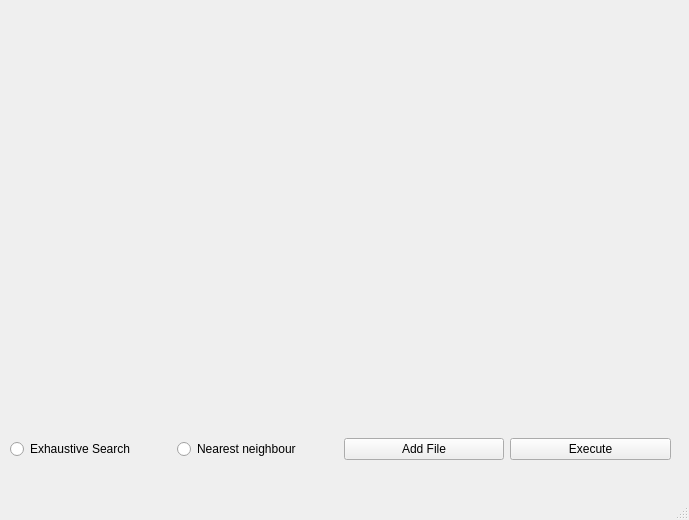
<?xml version="1.0" encoding="UTF-8"?>
<ui version="4.0">
 <class>MainWindow</class>
 <widget class="QMainWindow" name="MainWindow">
  <property name="geometry">
   <rect>
    <x>0</x>
    <y>0</y>
    <width>689</width>
    <height>520</height>
   </rect>
  </property>
  <property name="windowTitle">
   <string>MainWindow</string>
  </property>
  <widget class="QWidget" name="centralwidget">
   <widget class="QWidget" name="verticalLayoutWidget">
    <property name="geometry">
     <rect>
      <x>10</x>
      <y>-1</y>
      <width>661</width>
      <height>461</height>
     </rect>
    </property>
    <layout class="QVBoxLayout" name="vLay">
     <item>
      <widget class="QWidget" name="plot" native="true"/>
     </item>
     <item>
      <layout class="QHBoxLayout" name="hLay">
       <item>
        <widget class="QRadioButton" name="es">
         <property name="text">
          <string>Exhaustive Search</string>
         </property>
        </widget>
       </item>
       <item>
        <widget class="QRadioButton" name="nn">
         <property name="text">
          <string>Nearest neighbour</string>
         </property>
        </widget>
       </item>
       <item>
        <widget class="QPushButton" name="addFile">
         <property name="text">
          <string>Add File</string>
         </property>
        </widget>
       </item>
       <item>
        <widget class="QPushButton" name="execute">
         <property name="text">
          <string>Execute</string>
         </property>
        </widget>
       </item>
      </layout>
     </item>
    </layout>
   </widget>
  </widget>
  <widget class="QMenuBar" name="menubar">
   <property name="geometry">
    <rect>
     <x>0</x>
     <y>0</y>
     <width>689</width>
     <height>22</height>
    </rect>
   </property>
  </widget>
  <widget class="QStatusBar" name="statusbar"/>
 </widget>
 <resources/>
 <connections/>
</ui>
